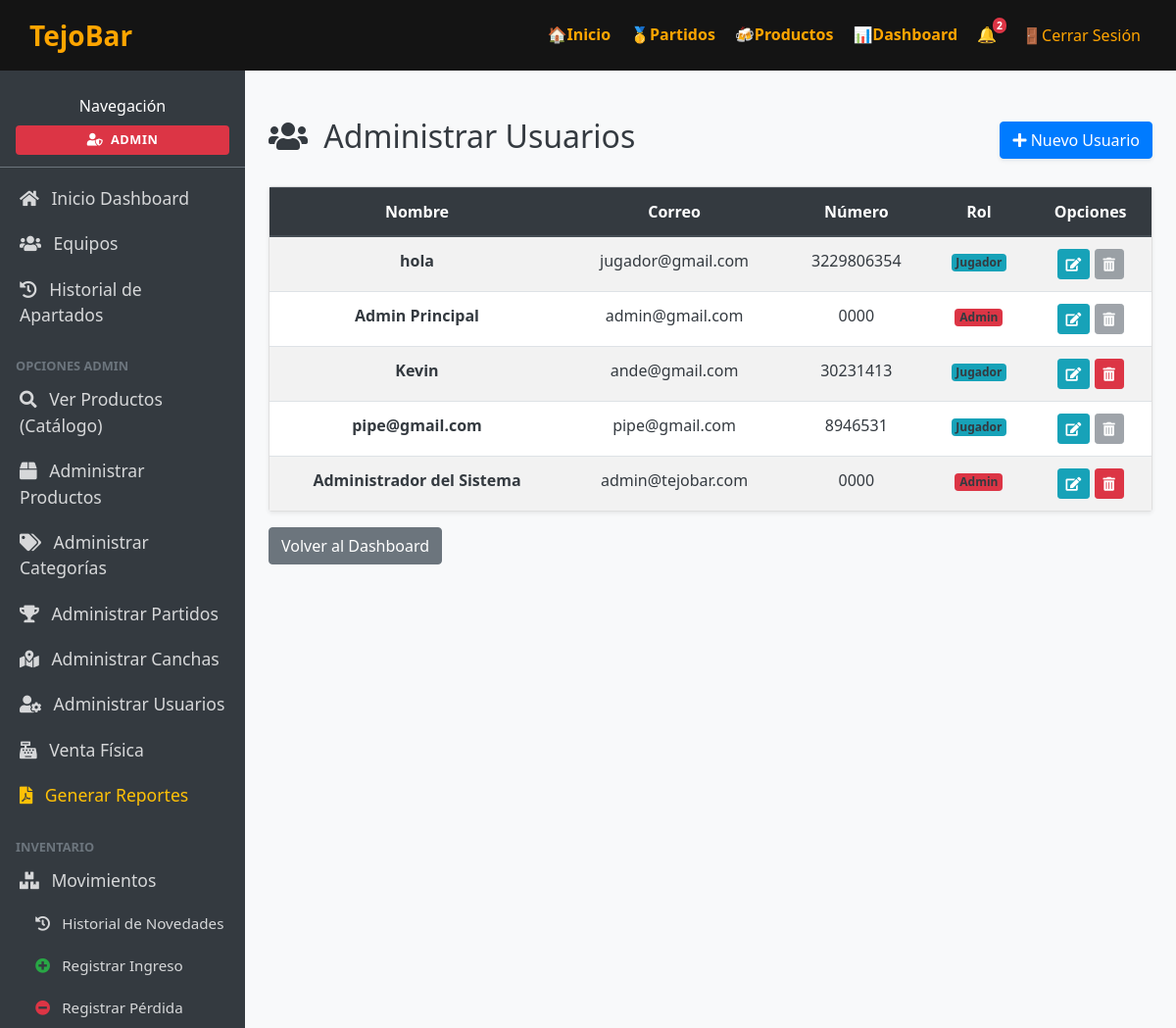
The app's page /personas/ (signed in) with its own data.
### tejobar_app/models.py (models this page shows, shortened)
class Persona(models.Model):
    ROL_JUGADOR = "jugador"
    ROL_CAPITAN = "capitan"
    ROL_ADMIN = "admin"
    ROL_CHOICES = [
        (ROL_JUGADOR, "Jugador"),
        (ROL_CAPITAN, "Capitán"),
        (ROL_ADMIN, "Admin"),
    ]
    user = models.OneToOneField(
        User, on_delete=models.CASCADE, related_name="persona", null=True, blank=True
    )
    nombre = models.CharField(
        max_length=25,
        validators=[
            MinLengthValidator(2, message="El nombre debe tener al menos 2 caracteres."),
            RegexValidator(
                regex=r'^[a-zA-ZáéíóúÁÉÍÓÚüÜñÑ\s]+$',
                message="El nombre solo puede contener letras y espacios."
            )
        ]
    )
    correo = models.EmailField(unique=True)
    numero = models.CharField(max_length=20)
    rol = models.CharField(max_length=10, choices=ROL_CHOICES, default=ROL_JUGADOR)
    @property
    def can_be_deleted(self) -> bool:
        from .models import Apartado, Partido
        from django.db.models import Q
        tiene_apartados = self.apartados.filter(estado=Apartado.ESTADO_PENDIENTE).exists()
        tiene_partidos = False
        if hasattr(self, 'jugador'):
            equipos_ids = self.jugador.jugador_equipos.values_list('equipo_id', flat=True)
            if equipos_ids:
                tiene_partidos = Partido.objects.filter(
                    Q(equipo1_id__in=equipos_ids) | Q(equipo2_id__in=equipos_ids),
                    estado__in=[Partido.ESTADO_PENDIENTE, Partido.ESTADO_CONFIRMADA]
                ).exists()
        return not (tiene_apartados or tiene_partidos)

### tejobar_app/views.py (the view)
    def wrapper(request, *args, **kwargs):
        if not request.user.is_authenticated:
            return redirect("tejobar_app:login")
        persona = getattr(request.user, "persona", None)
        if not persona or persona.rol != Persona.ROL_ADMIN:
            messages.error(request, "No tienes permisos para acceder a esta área.")
            return redirect("tejobar_app:home")
        return view_func(request, *args, **kwargs)

### tejobar_app/context_processors.py (called while the page is built)
def cloudinary_status(request):
    return {
        "use_cloudinary": settings.USE_CLOUDINARY,
        "cloudinary_status_message": cloudinary_status_message(),
    }

### tejobar_app/media_utils.py (called while the page is built)
def cloudinary_status_message() -> str:
    if not settings.USE_CLOUDINARY:
        return (
            "Cloudinary no está activo. Configura CLOUDINARY_CLOUD_NAME, "
            "CLOUDINARY_API_KEY y CLOUDINARY_API_SECRET en Railway."
        )
    storage = getattr(settings, "CLOUDINARY_STORAGE", {})
    cloud_name = storage.get("CLOUD_NAME") or urlparse(settings.CLOUDINARY_URL).hostname
    return f"Cloudinary activo (cloud: {cloud_name})."

### tejobar_app/views.py (called while the page is built)
def admin_required(view_func):
    def wrapper(request, *args, **kwargs):
        if not request.user.is_authenticated:
            return redirect("tejobar_app:login")
        persona = getattr(request.user, "persona", None)
        if not persona or persona.rol != Persona.ROL_ADMIN:
            messages.error(request, "No tienes permisos para acceder a esta área.")
            return redirect("tejobar_app:home")
        return view_func(request, *args, **kwargs)
    return wrapper

@login_required
@admin_required
def persona_list(request: HttpRequest) -> HttpResponse:
    personas = Persona.objects.all()
    return render(request, "dashboard/personas.html", {"personas": personas})

### templates/dashboard/personas.html (shortened to what this page needs)
{% extends "dashboard/base.html" %}
{% block content %}
<div class="d-flex justify-content-between align-items-center mb-4 mt-4">
    <h2><i class="fas fa-users mr-2"></i> Administrar Usuarios</h2>
    <a href="{% url 'tejobar_app:personas_create' %}" class="btn btn-primary shadow-sm">
        <i class="fas fa-plus"></i> Nuevo Usuario
    </a>
</div>
<div class="card shadow-sm">
    <div class="card-body p-0">
        <div class="table-responsive">
            <table class="table table-hover table-striped mb-0 text-center align-middle bg-white text-dark">
                <thead class="thead-dark">
                    <tr>
                        <th class="text-white">Nombre</th>
                        <th class="text-white">Correo</th>
                        <th class="text-white">Número</th>
                        <th class="text-white">Rol</th>
                        <th class="text-white">Opciones</th>
                    </tr>
                </thead>
                <tbody>
                    {% for p in personas %}
                    <tr>
                        <td class="font-weight-bold text-dark">{{ p.nombre }}</td>
                        <td class="text-dark">{{ p.correo }}</td>
                        <td class="text-dark">{{ p.numero }}</td>
                        <td>
                            {% if p.rol == 'admin' %}
                            <span class="badge badge-danger text-dark">{{ p.get_rol_display|default:"Admin" }}</span>
                            {% elif p.rol == 'capitan' %}
                            <span class="badge badge-warning text-dark">{{ p.get_rol_display|default:"Capitán" }}</span>
                            {% else %}
                            <span class="badge badge-info text-dark">{{ p.get_rol_display|default:"Jugador" }}</span>
                            {% endif %}
                        </td>
                        <td>
                            <a href="{% url 'tejobar_app:personas_update' p.pk %}" class="btn btn-sm btn-info text-white" title="Editar">
                                <i class="fas fa-edit"></i>
                            </a>
                            {% if p.can_be_deleted %}
                            <a href="{% url 'tejobar_app:personas_delete' p.pk %}" class="btn btn-sm btn-danger" title="Eliminar">
                                <i class="fas fa-trash-alt"></i>
                            </a>
                            {% else %}
                            <button class="btn btn-sm btn-secondary" title="No se puede eliminar (Tiene apartados o partidos activos)" disabled>
                                <i class="fas fa-trash-alt"></i>
                            </button>
                            {% endif %}
                        </td>
                    </tr>
                    {% empty %}
                    <tr>
                        <td colspan="5" class="text-center py-4 text-muted bg-light">No hay usuarios registrados.</td>
                    </tr>
                    {% endfor %}
                </tbody>
            </table>
        </div>
    </div>
</div>
<a href="{% url 'tejobar_app:dashboard' %}" class="btn btn-secondary mt-3">Volver al Dashboard</a>
{% endblock %}

### templates/dashboard/base.html (shortened to what this page needs)
{% load static %}
<!DOCTYPE html>
<html lang="es">
<head>
    <link rel="stylesheet" href="https://stackpath.bootstrapcdn.com/bootstrap/4.5.2/css/bootstrap.min.css">
    <link rel="stylesheet" href="https://cdnjs.cloudflare.com/ajax/libs/font-awesome/5.15.4/css/all.min.css">
    <link rel="stylesheet" href="{% static 'css/productos.css' %}">
</head>
<body>
    <div class="wrapper">
        <header>
            <div class="logo-container" style="display: flex; align-items: center; gap: 20px;">
                <a href="{% url 'tejobar_app:home' %}" class="logo">TejoBar</a>
            </div>
            <nav>
                <ul class="menu-top">
                    <li><a href="{% url 'tejobar_app:home' %}">🏠Inicio</a></li>
                    <li><a href="{% url 'tejobar_app:partidos_index' %}">🥇Partidos</a></li>
                    <li><a href="{% url 'tejobar_app:productos_index' %}">🍻Productos</a></li>
                    {% if user.is_authenticated %}
                    <li><a href="{% url 'tejobar_app:dashboard' %}">📊Dashboard</a></li>
                    <li class="dropdown">
                        <a href="#" id="notifDropdown" role="button" data-toggle="dropdown" aria-haspopup="true" aria-expanded="false" style="position: relative; display: inline-block;">
                            🔔
                            {% if total_notificaciones > 0 %}
                            <span class="badge badge-danger badge-pill" style="position: absolute; top: -5px; right: -10px; font-size: 0.65rem; padding: 0.25em 0.4em;">{{ total_notificaciones }}</span>
                            {% endif %}
                        </a>
                    </li>
                    <li>
                        <form method="post" action="{% url 'tejobar_app:logout' %}" style="display:inline;">
                            <button type="submit"
                                style="border: none; background: none; color: inherit; text-decoration: none; cursor: pointer;">
                                🚪Cerrar Sesión
                            </button>
                        </form>
                    </li>
                    {% endif %}
                </ul>
            </nav>
        </header>
        <div class="content-wrapper">
            <div class="sidebar d-flex flex-column" id="dashSidebar">
                <div class="px-3 pb-2 mb-2 border-bottom border-secondary text-center">
                    <span class="fs-5 fw-semibold pt-2 d-block text-white">Navegación</span>
                    <div class="mt-2 mb-1">
                        <span class="badge {% if request.user.persona and request.user.persona.rol == 'admin' or request.user.is_superuser %}badge-danger{% elif request.user.persona and request.user.persona.rol == 'capitan' %}badge-warning{% else %}badge-info{% endif %} p-2 w-100 text-uppercase font-weight-bold" style="letter-spacing: 0.5px; font-size: 0.8rem; display: inline-block;">
                            <i class="fas fa-user-shield mr-1"></i> {% if request.user.persona %}{{ request.user.persona.get_rol_display }}{% elif request.user.is_superuser %}Administrador{% else %}Usuario{% endif %}
                        </span>
                    </div>
                </div>
                <ul class="nav nav-pills flex-column mb-auto">
                    <li class="nav-item">
                        <a href="{% url 'tejobar_app:dashboard' %}" class="nav-link">
                            <i class="fas fa-home mr-2"></i> Inicio Dashboard
                        </a>
                    </li>
                    <li class="nav-item">
                        <a href="{% url 'tejobar_app:equipos_index' %}" class="nav-link">
                            <i class="fas fa-users mr-2"></i> Equipos
                        </a>
                    </li>
                    <li class="nav-item">
                        <a href="{% url 'tejobar_app:dashboard_historial' %}" class="nav-link">
                            <i class="fas fa-history mr-2 "></i> Historial de Apartados
                        </a>
                    </li>
                    {% if request.user.persona.rol == "admin" %}
                    <li class="nav-item mt-3">
                        <span class="px-3 text-uppercase text-secondary small font-weight-bold">Opciones Admin</span>
                    </li>
                    <li class="nav-item">
                        <a href="{% url 'tejobar_app:productos_index' %}" class="nav-link">
                            <i class="fas fa-search mr-2"></i> Ver Productos (Catálogo)
                        </a>
                    </li>
                    <li class="nav-item">
                        <a href="{% url 'tejobar_app:admin_productos_index' %}" class="nav-link">
                            <i class="fas fa-box mr-2"></i> Administrar Productos
                        </a>
                    </li>
                    <li class="nav-item">
                        <a href="{% url 'tejobar_app:admin_categorias_index' %}" class="nav-link">
                            <i class="fas fa-tags mr-2"></i> Administrar Categorías
                        </a>
                    </li>
                    <li class="nav-item">
                        <a href="{% url 'tejobar_app:admin_partidos_index' %}" class="nav-link">
                            <i class="fas fa-trophy mr-2"></i> Administrar Partidos
                        </a>
                    </li>
                    <li class="nav-item">
                        <a href="{% url 'tejobar_app:admin_canchas_index' %}" class="nav-link">
                            <i class="fas fa-map-marked-alt mr-2"></i> Administrar Canchas
                        </a>
                    </li>
                    <li class="nav-item">
                        <a href="{% url 'tejobar_app:personas_index' %}" class="nav-link">
                            <i class="fas fa-user-cog mr-2"></i> Administrar Usuarios
                        </a>
                    </li>
                    <li class="nav-item">
                        <a href="{% url 'tejobar_app:admin_venta_directa' %}" class="nav-link">
                            <i class="fas fa-cash-register mr-2"></i> Venta Física
                        </a>
                    </li>
                    <li class="nav-item">
                        <a href="{% url 'tejobar_app:generar_reportes' %}" class="nav-link text-warning">
                            <i class="fas fa-file-pdf mr-2"></i> Generar Reportes
                        </a>
                    </li>
                    <li class="nav-item mt-3">
                        <span class="px-3 text-uppercase text-secondary small font-weight-bold">Inventario</span>
                    </li>
                    <li class="nav-item">
                        <a href="{% url 'tejobar_app:inventario_movimientos' %}" class="nav-link">
                            <i class="fas fa-boxes mr-2"></i> Movimientos
                        </a>
                    </li>
                    <li class="nav-item pl-3">
                        <a href="{% url 'tejobar_app:admin_novedades_index' %}" class="nav-link" style="font-size: 0.95rem;">
                            <i class="fas fa-history mr-2"></i> Historial de Novedades
                        </a>
                    </li>
                    <li class="nav-item pl-3">
                        <a href="{% url 'tejobar_app:inventario_ingreso' %}" class="nav-link" style="font-size: 0.95rem;">
                            <i class="fas fa-plus-circle text-success mr-2"></i> Registrar Ingreso
                        </a>
                    </li>
                    <li class="nav-item pl-3">
                        <a href="{% url 'tejobar_app:inventario_perdida' %}" class="nav-link" style="font-size: 0.95rem;">
                            <i class="fas fa-minus-circle text-danger mr-2"></i> Registrar Pérdida
                        </a>
                    </li>
                    {% endif %}
                </ul>
            </div>
            <div class="main-content p-4 text-dark">
                {% block content %}{% endblock %}
            </div>
        </div>
    </div>
</body>
</html>

### static/css/productos.css (style rules this page uses)
body { margin: 0; font-family: 'Segoe UI', sans-serif; background-color: #141414; color: #ffffff; transition: 1.5s; overflow-x: hidden; }
header { background-color: #141414; color: #ffa500; padding: 15px 30px; display: flex; justify-content: space-between; align-items: center; flex-wrap: wrap; transition: 1.5s; }
.logo { font-size: 28px; font-weight: bold; text-decoration: none; color: #ffa500; display: inline-block; cursor: pointer; position: relative; overflow: hidden; transition: 1.5s; }
nav ul { list-style: none; display: flex; gap: 20px; padding: 0; margin: 0; }
nav a { color: #ffa500; text-decoration: none; font-weight: bold; display: inline-block; transition: transform 0.3s ease; }

### templates/dashboard/base.html (style rules this page uses)
body, html { height: 100%; margin: 0; overflow-x: hidden; }
.wrapper { display: flex; flex-direction: column; min-height: 100vh; }
.sidebar { min-width: 250px; max-width: 250px; background-color: #343a40 !important; color: #fff; flex-grow: 1; padding-top: 1rem; transition: transform 0.35s cubic-bezier(0.4, 0, 0.2, 1); z-index: 1000; }
.sidebar .nav-link { color: rgba(255, 255, 255, .8); font-size: 1.1rem; padding: 10px 20px; }
.main-content { flex-grow: 1; background-color: #f8f9fa; min-width: 0; }
.content-wrapper { display: flex; flex-grow: 1; }

### records on screen
Persona: nombre "hola", correo "jugador@gmail.com", numero "3229806354", rol "Jugador"
Persona: nombre "Admin Principal", correo "admin@gmail.com", numero "0000", rol "Admin"
Persona: nombre "Kevin", correo "ande@gmail.com", numero "30231413", rol "Jugador"
Persona: nombre "pipe@gmail.com", correo "pipe@gmail.com", numero "8946531", rol "Jugador"
Persona: nombre "Administrador del Sistema", correo "admin@tejobar.com", numero "0000", rol "Admin"

### other values on screen
{{ total_notificaciones }} "2"
{{ request.user.persona.get_rol_display }} "ADMIN"
